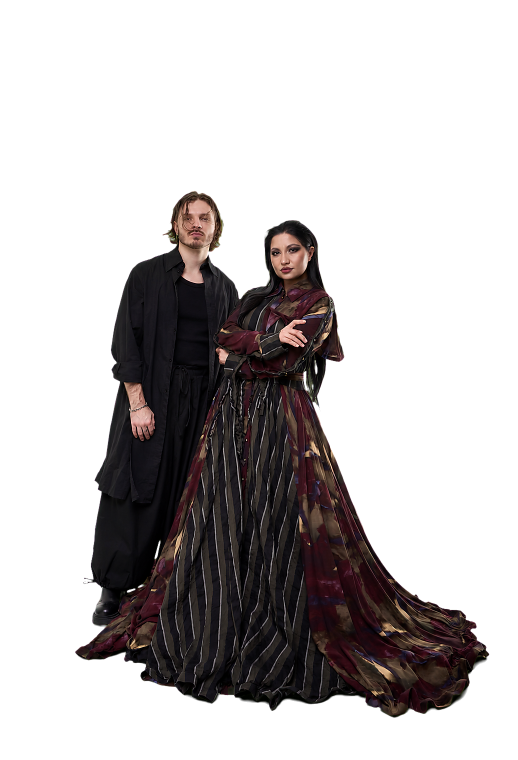
#> input picture images/artist-beloboka-cutout-v5.png, 1036 x 1519 px, found by its file name (shown at 1/2 size)
$ python defringe_beloboka.py
#> lines starting #> are read from the running program, lines starting #| are printed output that depends on the picture
from collections import deque
from pathlib import Path

from PIL import Image, ImageFilter


images = Path(__file__).resolve().parents[1] / "public" / "images"
source = images / "artist-beloboka-cutout-v5.png"
target = images / "artist-beloboka-cutout-v6.png"

image = Image.open(source).convert("RGBA")
#> image is the input picture: PIL image 1036x1519 RGBA; mean R, G, B, A 16.2, 33.9, 20.8, 77.4
width, height = image.size
#> width = 1036; height = 1519
pixels = image.load()

# Propagate the nearest fully opaque costume/hair colour into antialiased edge
# pixels. Their alpha remains untouched, so the silhouette stays soft while the
# old green chroma-key matte can no longer bleed through on a warm background.
visited = bytearray(width * height)
queue: deque[tuple[int, int]] = deque()
for y in range(height):
    for x in range(width):
        if pixels[x, y][3] >= 245:
            visited[y * width + x] = 1
            queue.append((x, y))

while queue:
    x, y = queue.popleft()
    r, g, b, _ = pixels[x, y]
    for nx, ny in ((x - 1, y), (x + 1, y), (x, y - 1), (x, y + 1)):
        if nx < 0 or ny < 0 or nx >= width or ny >= height:
            continue
        index = ny * width + nx
        if visited[index] or pixels[nx, ny][3] == 0:
            continue
        visited[index] = 1
        _, _, _, alpha = pixels[nx, ny]
        pixels[nx, ny] = (r, g, b, alpha)
        queue.append((nx, ny))
#> this loop made 482520 passes
#> (r, g, b) on passes 1 to 3: (153, 131, 111), (138, 122, 104), (124, 105, 91)

# Remove the last opaque chroma-key trace in the narrow outer contour. This is
# deliberately restricted to the silhouette edge so genuine costume colours
# and skin tones in the interior are untouched.
edge_inner = image.getchannel("A").filter(ImageFilter.MinFilter(9))
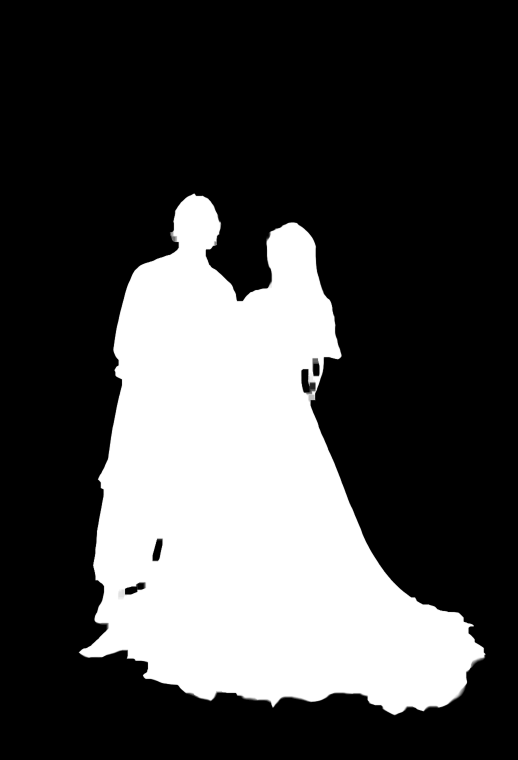
#> edge_inner: PIL image 1036x1519 L (shown at 1/2 size); min 0, max 255, mean 74
edge_mask = edge_inner.load()
for y in range(height):
    for x in range(width):
        r, g, b, alpha = pixels[x, y]
        if alpha and edge_mask[x, y] < 210 and g > r * 0.85 and g > b * 1.05:
            pixels[x, y] = (r, min(g, max(b, int(r * 0.78))), b, alpha)

# Transparent pixels keep no hidden green RGB payload either.
for y in range(height):
    for x in range(width):
        if pixels[x, y][3] == 0:
            pixels[x, y] = (0, 0, 0, 0)

image.save(target, optimize=True)
print(f"{target.name}: {image.mode} {image.size}, alpha={image.getchannel('A').getextrema()}")
#| artist-beloboka-cutout-v6.png: RGBA (1036, 1519), alpha=(0, 255)
